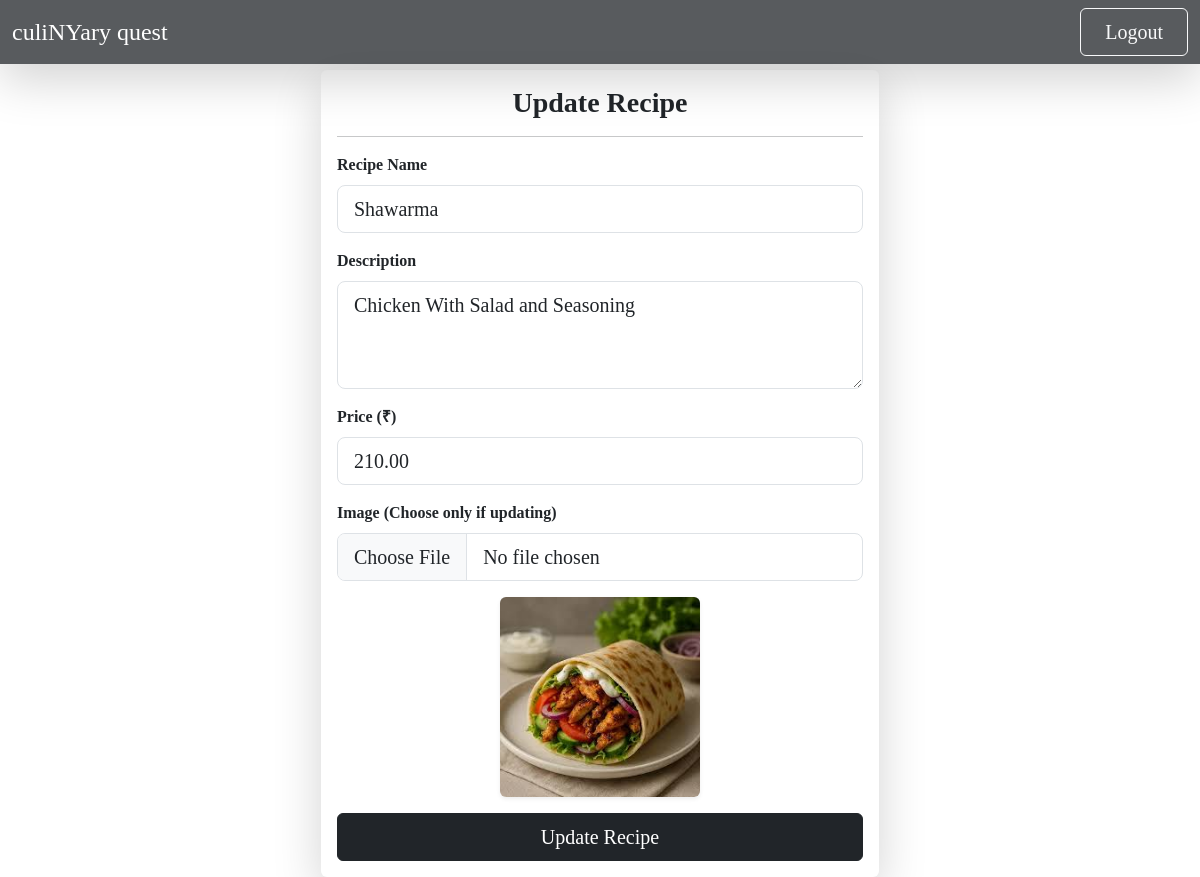
/update-receipe/41/ (signed in), run on the app's committed database.
### vege/models.py (models this page shows, shortened)
class Recepie(models.Model):
    user = models.ForeignKey(User, on_delete=models.SET_NULL, null=True, blank=True)
    receipe_name = models.CharField(max_length=100)
    receipe_description = models.TextField()
    receipe_image = models.ImageField(upload_to="receipes/", null=True, blank=True)
    receipe_price = models.DecimalField(max_digits=6, decimal_places=2, null=True, blank=True)  # New Field

### vege/views.py (the view, shortened to what this page needs)
# urls.py: path('update-receipe/<int:id>/', update_receipe, name="update_receipe"),
@login_required
def update_receipe(request, id):
    receipe = Recepie.objects.get(id=id)
    return render(request, "update_receipes.html", {"receipes": receipe})

### vege/templates/update_receipes.html (shortened to what this page needs)
{% extends "base.html" %}
{% block start %}
<div class="container mt-5">
  <div class="col-lg-6 col-md-8 col-sm-12 mx-auto">
    <div class="card card-3d shadow-lg border-0">
      <div class="card-body">
        <h3 class="card-title text-center fw-bold">Update Recipe</h3>
        <hr>
        <form method="post" enctype="multipart/form-data" class="needs-validation" novalidate>
          <div class="mb-3">
            <label for="receipe_name" class="form-label">Recipe Name</label>
            <input name="receipe_name" value="{{ receipes.receipe_name }}" required type="text"
              class="form-control form-control-lg" id="receipe_name" placeholder="e.g. Butter Chicken">
          </div>
          <div class="mb-3">
            <label for="receipe_description" class="form-label">Description</label>
            <textarea class="form-control form-control-lg" name="receipe_description" required id="receipe_description"
              placeholder="Write a short description..." rows="3">{{ receipes.receipe_description }}</textarea>
          </div>
          <div class="mb-3">
            <label for="receipe_price" class="form-label">Price (₹)</label>
            <input name="receipe_price" value="{{ receipes.receipe_price }}" required type="number" step="0.01"
              class="form-control form-control-lg" id="receipe_price" placeholder="e.g. 199.99">
          </div>
          <div class="mb-3">
            <label for="receipe_image" class="form-label">Image (Choose only if updating)</label>
            <input name="receipe_image" type="file" class="form-control form-control-lg" id="receipe_image">
          </div>
          {% if receipes.receipe_image %}
          <div class="text-center mb-3">
            <img src="{{ receipes.receipe_image.url }}" class="img-fluid rounded shadow-sm"
              style="max-height: 200px; max-width: 250px;" alt="Current Image">
          </div>
          {% endif %}
          <button type="submit" class="btn btn-dark w-100 py-2 fs-5 btn-animated">Update Recipe</button>
        </form>
      </div>
    </div>
  </div>
</div>
{% endblock %}

### home/templates/base.html (style rules this page uses)
body { margin-top:70px; }

### vege/templates/update_receipes.html (style rules this page uses)
body { font-family: 'Times New Roman', Times, serif; }
.card-3d { transition: transform 0.3s ease, box-shadow 0.3s ease; }
.btn-animated { transition: all 0.3s ease; }
.form-label { font-weight: 600; }

### data on the page
Recepie: receipe_name "Shawarma", receipe_description "Chicken With Salad and Seasoning", receipe_price "210.00", receipe_image (picture)
